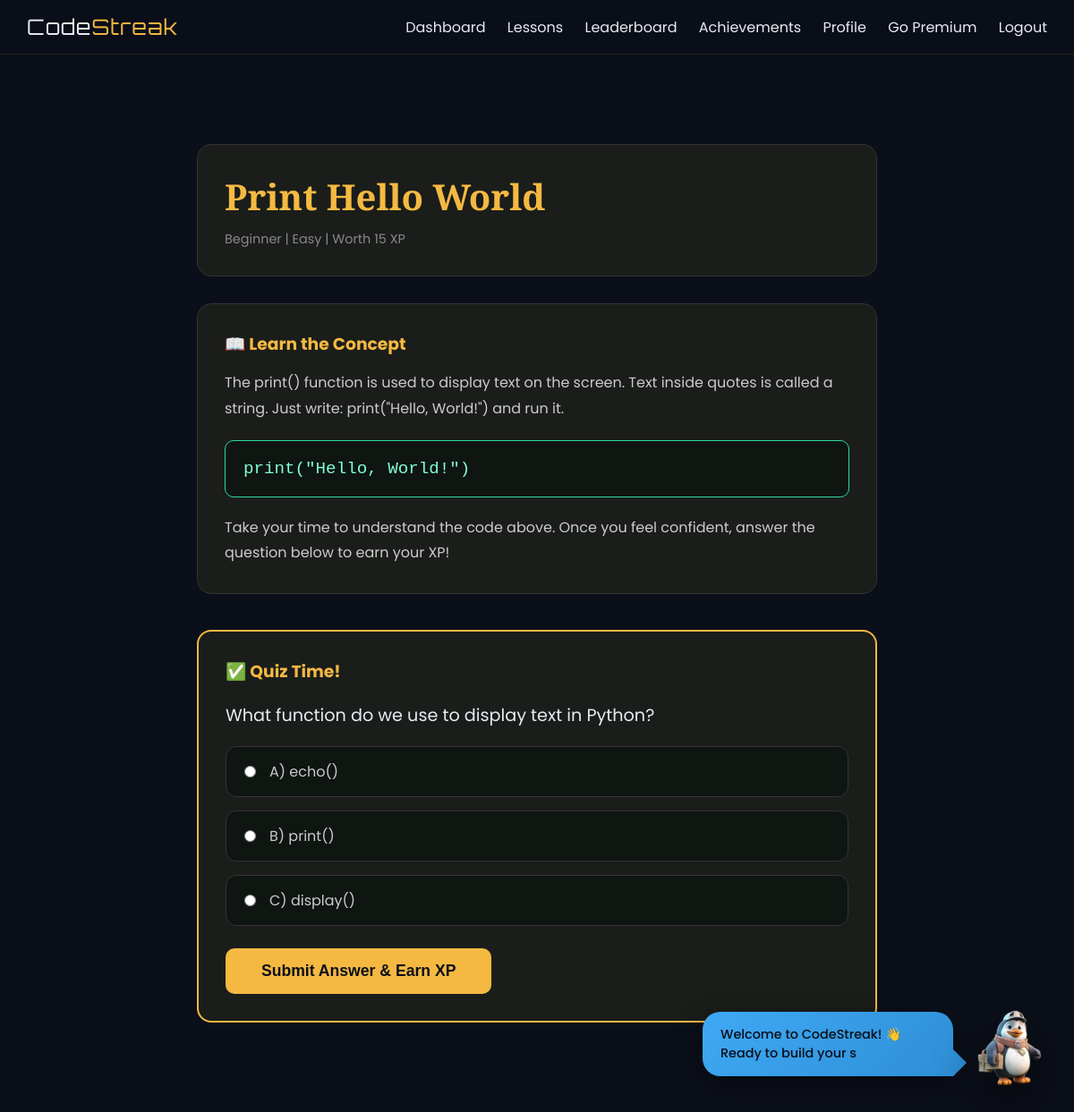
The app's page /lesson/1 (signed in) with its own data.
### tables this page shows
CREATE TABLE lessons (
    id INTEGER PRIMARY KEY AUTOINCREMENT,
    title TEXT NOT NULL,
    level TEXT NOT NULL,
    points INTEGER NOT NULL,
    difficulty TEXT NOT NULL,
    content TEXT,
    explanation TEXT,
    question TEXT,
    option_a TEXT,
    option_b TEXT,
    option_c TEXT,
    correct_option TEXT,
    next_lesson_id INTEGER,
    order_index INTEGER
);

### app.py (the view)
@app.route('/lesson/<int:lesson_id>')
def lesson(lesson_id):
    if 'user_id' not in session:
        return redirect(url_for('login'))
    conn = get_db()
    cur = conn.cursor()
    cur.execute("SELECT * FROM lessons WHERE id = ?", (lesson_id,))
    lesson = cur.fetchone()
    cur.close()
    conn.close()
    if not lesson:
        flash('Lesson not found', 'danger')
        return redirect(url_for('dashboard'))
    return render_template('lesson.html', lesson=lesson)

### app.py (called while the page is built)
def get_db():
    conn = sqlite3.connect(DATABASE, detect_types=sqlite3.PARSE_DECLTYPES)
    conn.row_factory = sqlite3.Row
    return conn

### templates/lesson.html (shortened to what this page needs)
{% extends 'base.html' %}
{% block content %}
<div class="lesson-container">
    <div class="lesson-header">
        <h1 class="lesson-title">{{ lesson['title'] }}</h1>
        <div class="lesson-meta">{{ lesson['level'] }} | {{ lesson['difficulty'] }} | Worth {{ lesson['points'] }} XP</div>
    </div>
    <div class="content-box">
        <h3>📖 Learn the Concept</h3>
        <p class="explanation-text">{{ lesson['explanation'] }}</p>
        <div class="lesson-code">{{ lesson['content'] }}</div>
        <p class="explanation-text">Take your time to understand the code above. Once you feel confident, answer the question below to earn your XP!</p>
    </div>
    <div class="quiz-box">
        <h3>✅ Quiz Time!</h3>
        <p class="quiz-question">{{ lesson['question'] }}</p>
        <form method="POST" action="{{ url_for('complete_lesson', lesson_id=lesson['id']) }}">
            <div class="quiz-options">
                <label class="option-label">
                    <input type="radio" name="answer" value="A" required>
                    A) {{ lesson['option_a'] }}
                </label>
                <label class="option-label">
                    <input type="radio" name="answer" value="B" required>
                    B) {{ lesson['option_b'] }}
                </label>
                <label class="option-label">
                    <input type="radio" name="answer" value="C" required>
                    C) {{ lesson['option_c'] }}
                </label>
            </div>
            <button type="submit" class="submit-btn">Submit Answer & Earn XP</button>
        </form>
    </div>
</div>
{% endblock %}

### templates/base.html (style rules this page uses)
:root { --near-black: #0B0F19; --azure-blue: #3FA9F5; --amber-gold: #F5B942; --emerald: #2ED9A5; --off-white: #E8EBF2; --surface: #151B2B; --surface-2: #1E2538; --champion-blue: #0B0F19; --lavender-tonic: #3FA9F5; --exotic-orange: #F5B942; --dirty-white: #E8EBF2; --ink: #0B0F19; --paper: #E8EBF2; --yellow: #F5B942; --red: #3FA9F5; --beige: #3FA9F5; --dark: #0B0F19; font-family: 'Poppins', sans-serif; color: var(--off-white); background: var(--near-black); }
* { box-sizing: border-box; margin: 0; padding: 0; }
html { min-height: 100%; background: var(--near-black); scroll-behavior: smooth; }
body { margin: 0; min-height: 100%; background: var(--near-black); overflow-x: hidden; font-family: 'Poppins', sans-serif; color: var(--off-white); }

### templates/lesson.html (style rules this page uses)
.lesson-container { max-width: 800px; margin: 80px auto; padding: 20px; }
.lesson-header { background: #1a1d1a; border: 1px solid #333; border-radius: 16px; padding: 30px; margin-bottom: 30px; }
.lesson-title { font-family: 'Playfair Display', serif; font-size: 2.5rem; color: var(--yellow); margin: 0 0 10px 0; }
.lesson-meta { color: #888; font-size: 0.9rem; }
.content-box { background: #1a1d1a; border: 1px solid #333; border-radius: 16px; padding: 30px; margin-bottom: 30px; }
.content-box h3 { color: var(--yellow); margin-top: 0; margin-bottom: 15px; }
.lesson-code { background: #0F1511; padding: 20px; border-radius: 10px; font-family: 'Courier New', monospace; font-size: 1.2rem; color: #7FFFD4; border: 1px solid var(--emerald); margin: 20px 0; white-space: pre-wrap; }
.explanation-text { color: #ccc; line-height: 1.8; }
.quiz-box { background: #1a1d1a; border: 2px solid var(--yellow); border-radius: 16px; padding: 30px; margin-top: 40px; }
.quiz-box h3 { color: var(--yellow); margin-top: 0; margin-bottom: 20px; }
.quiz-question { color: var(--paper); font-size: 1.2rem; margin-bottom: 20px; }
.quiz-options { display: grid; gap: 15px; margin-bottom: 25px; }
.option-label { display: flex; align-items: center; gap: 15px; background: #0F1511; border: 1px solid #333; border-radius: 12px; padding: 15px 20px; cursor: pointer; transition: 0.3s; color: #ccc; }
.option-label input[type="radio"] { accent-color: var(--yellow); }
.submit-btn { background: var(--yellow); color: var(--dark); border: none; border-radius: 10px; padding: 15px 40px; font-weight: 700; font-size: 1.1rem; cursor: pointer; transition: 0.3s; }

### records on screen
lessons: title "Print Hello World", level "Beginner", difficulty "Easy", points "15", explanation "The print() function is used to display text on the screen. Text inside quotes is called a string. Just write: print(\"Hello, World!\") and run it.", content "print(\"Hello, World!\")", question "What function do we use to display text in Python?", option_a "echo()", option_b "print()", option_c "display()"
